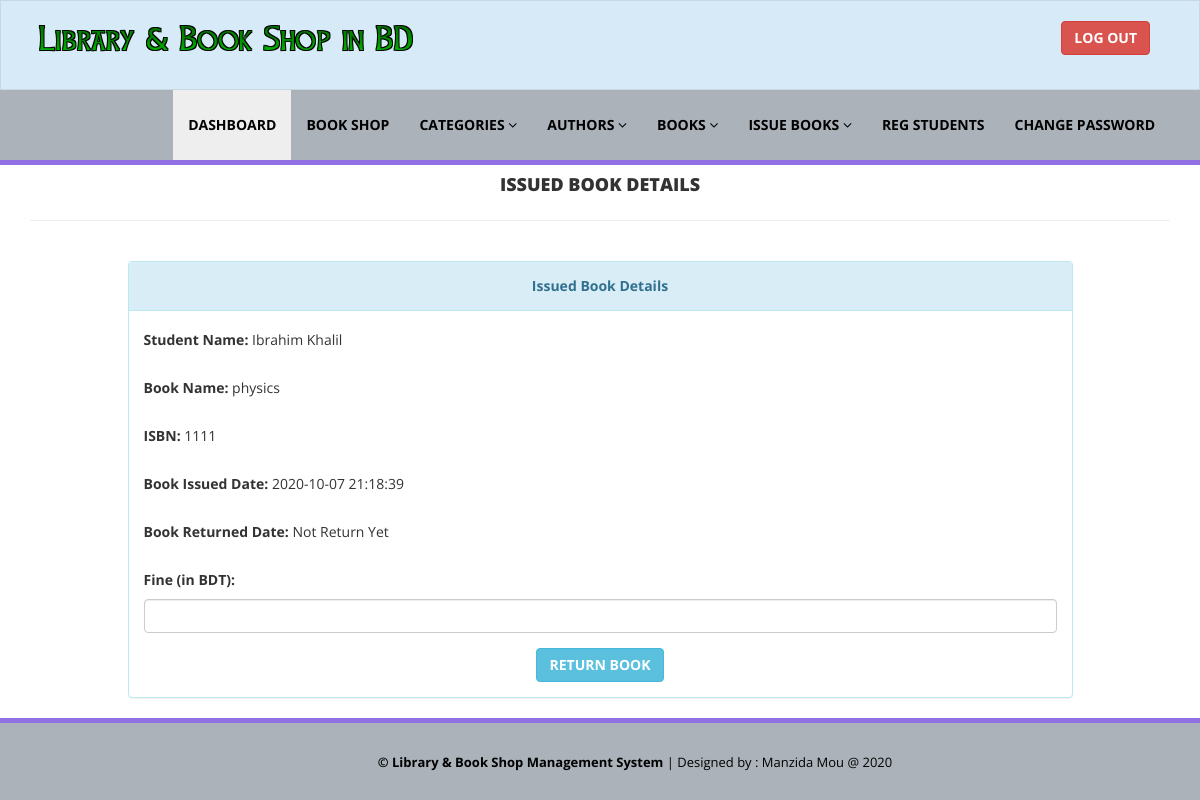
/library/admin/update-issue-bookdeails.php?rid=8 (signed in), run on the app's committed database.
### tables this page shows
CREATE TABLE `tblissuedbookdetails` (
  `id` int(11) NOT NULL,
  `BookId` int(11) DEFAULT NULL,
  `StudentID` varchar(150) DEFAULT NULL,
  `IssuesDate` timestamp NULL DEFAULT current_timestamp(),
  `ReturnDate` timestamp NULL DEFAULT NULL ON UPDATE current_timestamp(),
  `RetrunStatus` int(1) DEFAULT NULL,
  `fine` int(11) DEFAULT NULL
);

CREATE TABLE `tblstudents` (
  `id` int(11) NOT NULL,
  `StudentId` varchar(100) DEFAULT NULL,
  `FullName` varchar(120) DEFAULT NULL,
  `EmailId` varchar(120) DEFAULT NULL,
  `MobileNumber` char(11) DEFAULT NULL,
  `Password` varchar(120) DEFAULT NULL,
  `Status` int(1) DEFAULT NULL,
  `RegDate` timestamp NULL DEFAULT current_timestamp(),
  `UpdationDate` timestamp NULL DEFAULT NULL ON UPDATE current_timestamp()
);

CREATE TABLE `tblbooks` (
  `id` int(11) NOT NULL,
  `BookName` varchar(255) DEFAULT NULL,
  `CatId` int(11) DEFAULT NULL,
  `AuthorId` int(11) DEFAULT NULL,
  `ISBNNumber` int(11) DEFAULT NULL,
  `BookPrice` int(11) DEFAULT NULL,
  `RegDate` timestamp NULL DEFAULT current_timestamp(),
  `UpdationDate` timestamp NULL DEFAULT NULL ON UPDATE current_timestamp()
);

### library/admin/update-issue-bookdeails.php (the view, shortened to what this page needs)
<?php
include('includes/config.php');
if(strlen($_SESSION['alogin'])==0)
    {
header('location:index.php');
}
else{
?>
<!DOCTYPE html>
<html xmlns="http://www.w3.org/1999/xhtml">
<head>
    <link href="assets/css/bootstrap.css" rel="stylesheet" />
    <link href="assets/css/font-awesome.css" rel="stylesheet" />
    <link href="assets/css/style.css" rel="stylesheet" />
</head>
<body>
<?php include('includes/header.php');?>
    <div class="content-wra
    <div class="content-wrapper">
         <div class="container">
        <div class="row pad-botm">
            <div class="col-md-12">
                <center><b><h4 class="header-line">Issued Book Details</h4></b></center>
                            </div>
</div>
<div class="row">
<div class="col-md-10 col-sm-6 col-xs-12 col-md-offset-1"">
<div class="panel panel-info">
<div class="panel-heading">
<center><b>Issued Book Details</b></center>
</div>
<div class="panel-body">
<form role="form" method="post">
<?php
$rid=intval($_GET['rid']);
$sql = "SELECT tblstudents.FullName,tblbooks.BookName,tblbooks.ISBNNumber,tblissuedbookdetails.IssuesDate,tblissuedbookdetails.ReturnDate,tblissuedbookdetails.id as rid,tblissuedbookdetails.fine,tblissuedbookdetails.RetrunStatus from  tblissuedbookdetails join tblstudents on tblstudents.StudentId=tblissuedbookdetails.StudentId join tblbooks on tblbooks.id=tblissuedbookdetails.BookId where tblissuedbookdetails.id=:rid";
$query = $dbh -> prepare($sql);
$query->bindParam(':rid',$rid,PDO::PARAM_STR);
$query->execute();
$results=$query->fetchAll(PDO::FETCH_OBJ);
if($query->rowCount() > 0)
{
foreach($results as $result)
{               ?>
<div class="form-group">
<label>Student Name:</label>
<?php echo htmlentities($result->FullName);?>
</div>
<div class="form-group">
<label>Book Name:</label>
<?php echo htmlentities($result->BookName);?>
</div>
<div class="form-group">
<label>ISBN:</label>
<?php echo htmlentities($result->ISBNNumber);?>
</div>
<div class="form-group">
<label>Book Issued Date:</label>
<?php echo htmlentities($result->IssuesDate);?>
</div>
<div class="form-group">
<label>Book Returned Date:</label>
<?php if($result->ReturnDate=="")
                                            {
                                                echo htmlentities("Not Return Yet");
                                            } else {
                                            echo htmlentities($result->ReturnDate);
}
                                            ?>
</div>
<div class="form-group">
<label>Fine (in BDT):</label>
<?php
if($result->fine=="")
{?>
<input class="form-control" type="text" name="fine" id="fine"  required />
<?php }else {
echo htmlentities($result->fine);
}
?>
</div>
 <?php if($result->RetrunStatus==0){?>
<center><button type="submit" name="return" id="submit" class="btn btn-info"><b>RETURN BOOK</b></button></center>
 </div>
<?php }}} ?>
                            </div>
                        </div>
                            </div>
        </div>
    </div>
  <?php include('includes/footer.php');?>
</body>
</html>
<?php } ?>

### library/admin/assets/css/style.css (style rules this page uses)
.header-line { font-weight:900; padding-bottom:25px; border-bottom:1px solid #eeeeee; text-transform:uppercase; }
.pad-botm { padding-bottom:30px; }

### data on the page
tblissuedbookdetails: tblstudents.FullName "Ibrahim Khalil", BookId.BookName "physics", BookId.ISBNNumber "1111", IssuesDate "2020-10-07 21:18:39", shows "RETURN BOOK"
